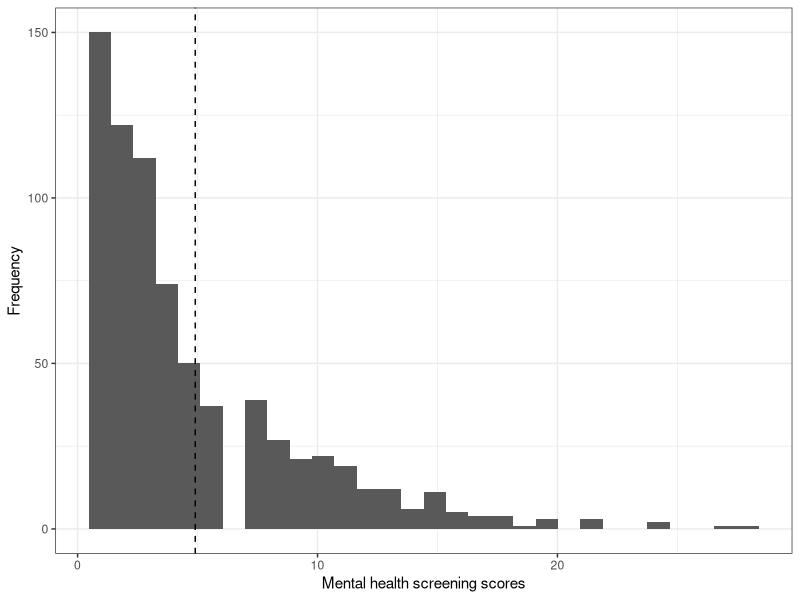
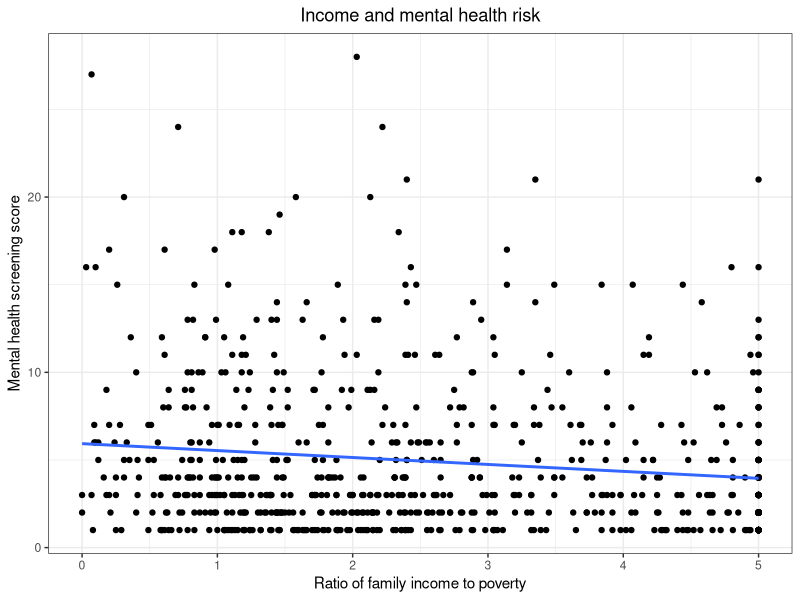
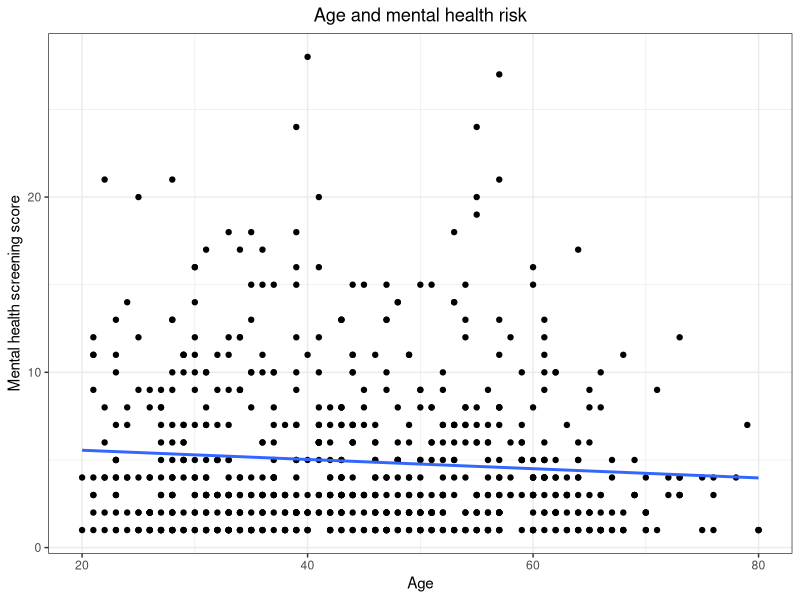
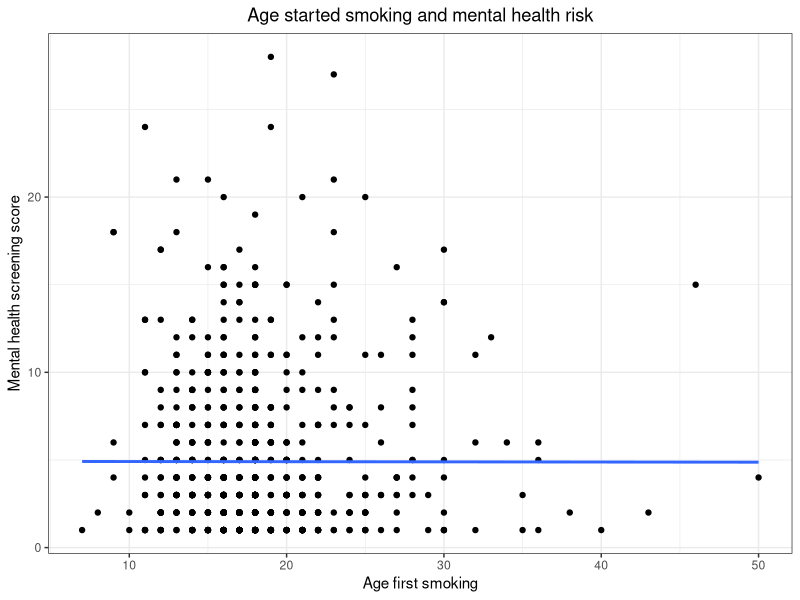
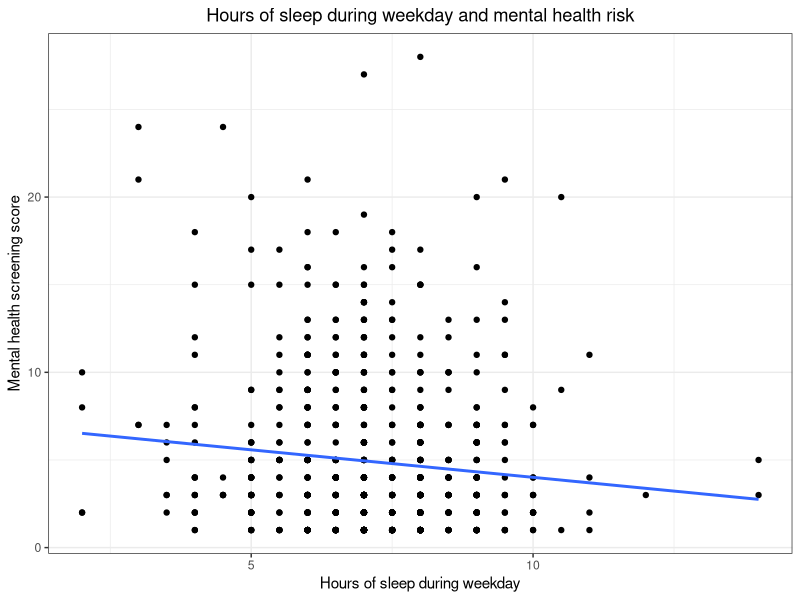
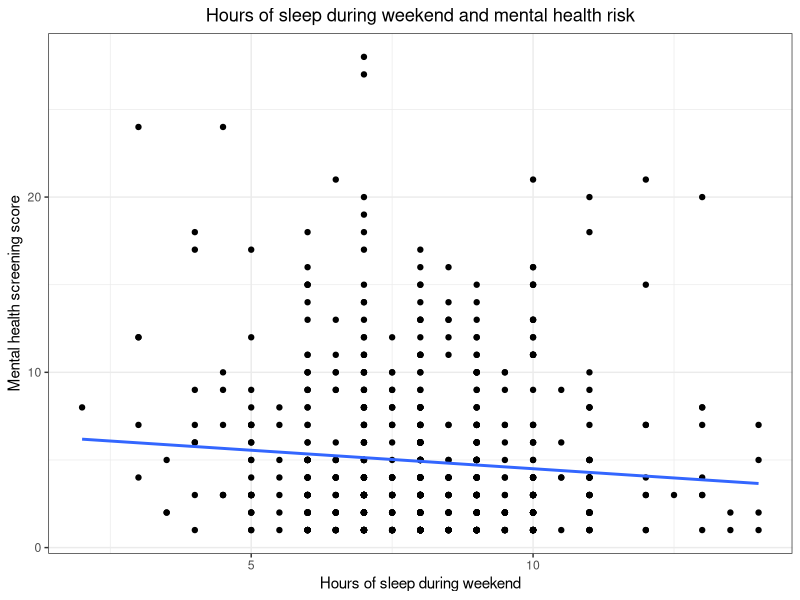
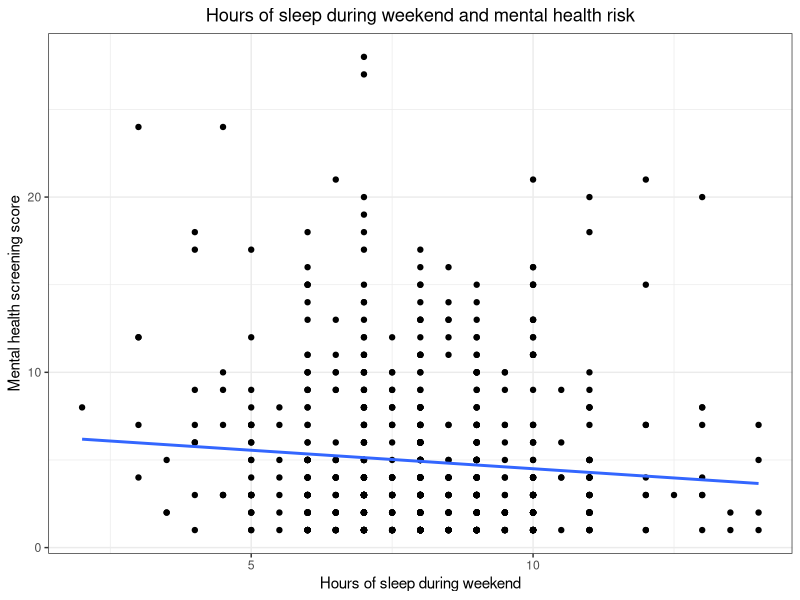
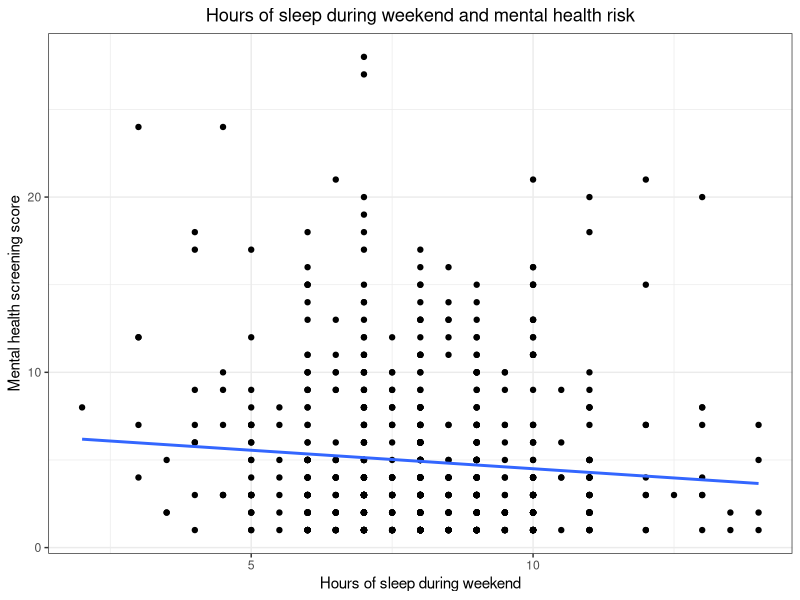

The R script that drew these images, in order: (Note: this script raises an error after producing the figures.)
# load libraries
library(kableExtra)                     # for printing tables
library(cowplot)                        # for side by side plots
library(tidyverse)

# read in the cleaned data
nhanes_train = read_csv("data/clean/nhanes_train.csv", 
                    col_types = "iififfdffifddfffffffffffffffffffffiifffffff")

# calculate mean mental health score  (4.9)
mean_mh_score = nhanes_train %>%
  summarise(mean(mental_score)) %>%
  pull()

# calculate median case fatality rate (3)
median_mh_score = nhanes_train %>%
  summarise(median(mental_score)) %>%
  pull()

# create histogram of mental health score
histogram = nhanes_train %>%
  ggplot(aes(x = mental_score)) + 
  geom_histogram() +
  geom_vline(xintercept = mean_mh_score,
             linetype = "dashed") +
  labs(x = "Mental health screening scores", 
       y = "Frequency") +
  theme_bw()

# save the histogram
ggsave(filename = "results/mental-health-score-histogram.png", 
       plot = histogram, 
       device = "png", 
       width = 5, 
       height = 3)

# examine relationship between ratio of family income to poverty and mental health risk
p1 = nhanes_train %>%
  ggplot(aes(x = ratio_income, y = mental_score)) +
  geom_point() + 
  geom_smooth(method = "lm", formula = "y~x", se = FALSE) +
  labs(x = "Ratio of family income to poverty", 
       y = "Mental health screening score",
  title = "Income and mental health risk") +
  theme_bw() + 
  theme(plot.title = element_text(hjust = 0.5))

# save p1
ggsave(filename = "results/income-and-mental-health.png", 
       plot = p1, 
       device = "png", 
       width = 5, 
       height = 3)

# examine relationship between age and mental health risk
p2 = nhanes_train %>%
  ggplot(aes(x = age, y = mental_score)) +
  geom_point() + 
  geom_smooth(method = "lm", formula = "y~x", se = FALSE) +
  labs(x = "Age", 
       y = "Mental health screening score",
       title = "Age and mental health risk") +
  theme_bw() + 
  theme(plot.title = element_text(hjust = 0.5))

# save p2
ggsave(filename = "results/age-and-mental-health.png", 
       plot = p2, 
       device = "png", 
       width = 5, 
       height = 3)

# examine relationship between age first started smoking and mental health risk
p3 = nhanes_train %>%
  ggplot(aes(x = age_first_smoke, y = mental_score)) +
  geom_point() + 
  geom_smooth(method = "lm", formula = "y~x", se = FALSE) +
  labs(x = "Age first smoking", 
       y = "Mental health screening score",
       title = "Age started smoking and mental health risk") +
  theme_bw() + 
  theme(plot.title = element_text(hjust = 0.5))

# save p3
ggsave(filename = "results/age-and-mental-health.png", 
       plot = p3, 
       device = "png", 
       width = 5, 
       height = 3)

# examine relationship between sleep during weekday and mental health risk
p4 = nhanes_train %>%
  ggplot(aes(x = sleep_weekday, y = mental_score)) +
  geom_point() + 
  geom_smooth(method = "lm", formula = "y~x", se = FALSE) +
  labs(x = "Hours of sleep during weekday", 
       y = "Mental health screening score",
       title = "Hours of sleep during weekday and mental health risk") +
  theme_bw() + 
  theme(plot.title = element_text(hjust = 0.5))

# save p4
ggsave(filename = "results/age-and-mental-health.png", 
       plot = p4, 
       device = "png", 
       width = 5, 
       height = 3)


# examine relationship between sleep during weekend and mental health risk
p5 = nhanes_train %>%
  ggplot(aes(x = sleep_weekend, y = mental_score)) +
  geom_point() + 
  geom_smooth(method = "lm", formula = "y~x", se = FALSE) +
  labs(x = "Hours of sleep during weekend", 
       y = "Mental health screening score",
       title = "Hours of sleep during weekend and mental health risk") +
  theme_bw() + 
  theme(plot.title = element_text(hjust = 0.5))

# save p5
ggsave(filename = "results/age-and-mental-health.png", 
       plot = p5, 
       device = "png", 
       width = 5, 
       height = 3)

# examine relationship between sleep during weekend and mental health risk
p6 = nhanes_train %>%
  ggplot(aes(x = hours_worked, y = mental_score)) +
  geom_point() + 
  geom_smooth(method = "lm", formula = "y~x", se = FALSE) +
  labs(x = "Number of hours worked last week", 
       y = "Mental health screening score",
       title = "Number of work hours and mental health risk") +
  theme_bw() + 
  theme(plot.title = element_text(hjust = 0.5))

# save p6
ggsave(filename = "results/age-and-mental-health.png", 
       plot = p5, 
       device = "png", 
       width = 5, 
       height = 3)

# examine relationship between sleep during weekend and mental health risk
p7 = nhanes_train %>%
  ggplot(aes(x = min_sedentary, y = mental_score)) +
  geom_point() + 
  geom_smooth(method = "lm", formula = "y~x", se = FALSE) +
  labs(x = "Minutes of sedentary activity", 
       y = "Mental health screening score",
       title = "Hours of sleep during weekend and mental health risk") +
  theme_bw() + 
  theme(plot.title = element_text(hjust = 0.5))

# save p7
ggsave(filename = "results/age-and-mental-health.png", 
       plot = p5, 
       device = "png", 
       width = 5, 
       height = 3)


# examine relationship between gender and mental health risk
p8 = nhanes_train %>%
  ggplot(aes(x = female, y = mental_score, fill = female)) + 
  geom_boxplot() +
  labs(x = "Gender", 
       y = "Mental health screening score") + 
  theme_bw() + theme(legend.position = "none")

# save p8
ggsave(filename = "results/gender-and-mental-health.png", 
       plot = p8, 
       device = "png", 
       width = 5, 
       height = 3)

# examine relationship between gender and mental health risk (some dif)
p8 = nhanes_train %>%
  ggplot(aes(x = female, y = mental_score, fill = female)) + 
  geom_boxplot() +
  labs(x = "Gender", 
       y = "Mental health screening score") + 
  theme_bw() + theme(legend.position = "none")

# save p8
ggsave(filename = "results/gender-and-mental-health.png", 
       plot = p8, 
       device = "png", 
       width = 5, 
       height = 3)

# examine relationship between race/ethnicity and mental health risk (some dif)
p9 = nhanes_train %>%
  ggplot(aes(x = nonhisp_white, y = mental_score, fill = nonhisp_white)) + 
  geom_boxplot() +
  labs(x = "Race/ethnicity", 
       y = "Mental health screening score") + 
  theme_bw() + theme(legend.position = "none")

# save p9
ggsave(filename = "results/gender-and-mental-health.png", 
       plot = p8, 
       device = "png", 
       width = 5, 
       height = 3)

#examine relationship between marriage status and mental health risk (some dif)
p10= nhanes_train %>%
  ggplot(aes(x = never_married, y = mental_score, fill = never_married)) + 
  geom_boxplot() +
  labs(x = "Marriage status", 
       y = "Mental health screening score") + 
  theme_bw() + theme(legend.position = "none")

# save p10
ggsave(filename = "results/gender-and-mental-health.png", 
       plot = p8, 
       device = "png", 
       width = 5, 
       height = 3)

#examine relationship between being born in ths US and mental health risk
p11= nhanes_train %>%
  ggplot(aes(x = born_us, y = mental_score, fill = born_us)) + 
  geom_boxplot() +
  labs(x = "Born in the US", 
       y = "Mental health screening score") + 
  theme_bw() + theme(legend.position = "none")

# save p11
ggsave(filename = "results/gender-and-mental-health.png", 
       plot = p8, 
       device = "png", 
       width = 5, 
       height = 3)

#examine relationship between being education and mental health risk (some dif)
p12= nhanes_train %>%
  ggplot(aes(x = edu_college, y = mental_score, fill = edu_college)) + 
  geom_boxplot() +
  labs(x = "Some college or higher", 
       y = "Mental health screening score") + 
  theme_bw() + theme(legend.position = "none")

# save p12
ggsave(filename = "results/gender-and-mental-health.png", 
       plot = p8, 
       device = "png", 
       width = 5, 
       height = 3)

#examine relationship between smoking and mental health risk (some dif - those who smoke every day)
p13= nhanes_train %>%
  ggplot(aes(x = now_smoke, y = mental_score, fill = now_smoke)) + 
  geom_boxplot() +
  labs(x = "Smoking status", 
       y = "Mental health screening score") + 
  theme_bw() + theme(legend.position = "none")

# save p13
ggsave(filename = "results/gender-and-mental-health.png", 
       plot = p8, 
       device = "png", 
       width = 5, 
       height = 3)

#examine relationship between sleep disorder and mental health risk (some dif - those who told doctor)
p14= nhanes_train %>%
  ggplot(aes(x = dr_sleep, y = mental_score, fill = dr_sleep)) + 
  geom_boxplot() +
  labs(x = "Told doctor about trouble sleeping", 
       y = "Mental health screening score") + 
  theme_bw() + theme(legend.position = "none")

# save p14
ggsave(filename = "results/gender-and-mental-health.png", 
       plot = p8, 
       device = "png", 
       width = 5, 
       height = 3)

#examine relationship between asthma and mental health risk 
p15= nhanes_train %>%
  ggplot(aes(x = told_asthma, y = mental_score, fill = told_asthma)) + 
  geom_boxplot() +
  labs(x = "Told by a doctor to have asthma", 
       y = "Mental health screening score") + 
  theme_bw() + theme(legend.position = "none")

# save p15
ggsave(filename = "results/gender-and-mental-health.png", 
       plot = p8, 
       device = "png", 
       width = 5, 
       height = 3)

#examine relationship between asthma and mental health risk 
p16= nhanes_train %>%
  ggplot(aes(x = told_arthritis, y = mental_score, fill = told_arthritis)) + 
  geom_boxplot() +
  labs(x = "Told by a doctor to have arthritis", 
       y = "Mental health screening score") + 
  theme_bw() + theme(legend.position = "none")

# save p16
ggsave(filename = "results/gender-and-mental-health.png", 
       plot = p8, 
       device = "png", 
       width = 5, 
       height = 3)

#examine relationship between coronary heart disease and mental health risk (no dif)
p17= nhanes_train %>%
  ggplot(aes(x = told_coronary, y = mental_score, fill = told_coronary)) + 
  geom_boxplot() +
  labs(x = "Told by a doctor to have coronary heart disease", 
       y = "Mental health screening score") + 
  theme_bw() + theme(legend.position = "none")

#examine relationship between heart attack and mental health risk (no dif)
p18 = nhanes_train %>%
  ggplot(aes(x = told_attack, y = mental_score, fill = told_attack)) + 
  geom_boxplot() +
  labs(x = "Told by a doctor to have heart attack", 
       y = "Mental health screening score") + 
  theme_bw() + theme(legend.position = "none")

#examine relationship between coronary heart disease and mental health risk (no dif)
p17= nhanes_train %>%
  ggplot(aes(x = told_coronary, y = mental_score, fill = told_coronary)) + 
  geom_boxplot() +
  labs(x = "Told by a doctor to have coronary heart disease", 
       y = "Mental health screening score") + 
  theme_bw() + theme(legend.position = "none")

#examine relationship between stroke and mental health risk (quite a big dif)
p19 = nhanes_train %>%
  ggplot(aes(x = told_stroke, y = mental_score, fill = told_stroke)) + 
  geom_boxplot() +
  labs(x = "Told by a doctor to have stroke", 
       y = "Mental health screening score") + 
  theme_bw() + theme(legend.position = "none")
# save p17
ggsave(filename = "results/gender-and-mental-health.png", 
       plot = p8, 
       device = "png", 
       width = 5, 
       height = 3)

#examine relationship between thyroid and mental health risk (some dif)
p20 = nhanes_train %>%
  ggplot(aes(x = told_thyroid, y = mental_score, fill = told_thyroid)) + 
  geom_boxplot() +
  labs(x = "Told by a doctor to have thyroid problem", 
       y = "Mental health screening score") + 
  theme_bw() + theme(legend.position = "none")

# save p20
ggsave(filename = "results/gender-and-mental-health.png", 
       plot = p8, 
       device = "png", 
       width = 5, 
       height = 3)


#examine relationship between stroke and mental health risk (a little dif)
p21 = nhanes_train %>%
  ggplot(aes(x = told_cancer, y = mental_score, fill = told_cancer)) + 
  geom_boxplot() +
  labs(x = "Told by a doctor to have cancer", 
       y = "Mental health screening score") + 
  theme_bw() + theme(legend.position = "none")

# save p21
ggsave(filename = "results/gender-and-mental-health.png", 
       plot = p8, 
       device = "png", 
       width = 5, 
       height = 3)

#examine relationship between being told by doctor to lose weight and mental health risk (a little dif)
p22 = nhanes_train %>%
  ggplot(aes(x = told_weight, y = mental_score, fill = told_weight)) + 
  geom_boxplot() +
  labs(x = "Told by a doctor to lose weight", 
       y = "Mental health screening score") + 
  theme_bw() + theme(legend.position = "none")

# save p22
ggsave(filename = "results/gender-and-mental-health.png", 
       plot = p8, 
       device = "png", 
       width = 5, 
       height = 3)


#examine relationship between being told by doctor to exercise and mental health risk (a little dif)
p23 = nhanes_train %>%
  ggplot(aes(x = told_exe, y = mental_score, fill = told_exe)) + 
  geom_boxplot() +
  labs(x = "Told by a doctor to exercise", 
       y = "Mental health screening score") + 
  theme_bw() + theme(legend.position = "none")

# save p23
ggsave(filename = "results/gender-and-mental-health.png", 
       plot = p8, 
       device = "png", 
       width = 5, 
       height = 3)


#examine relationship between being told by doctor to reduce salt and mental health risk (a little dif)
p24 = nhanes_train %>%
  ggplot(aes(x = told_salt, y = mental_score, fill = told_salt)) + 
  geom_boxplot() +
  labs(x = "Told by a doctor to exercise", 
       y = "Mental health screening score") + 
  theme_bw() + theme(legend.position = "none")

# save p24
ggsave(filename = "results/gender-and-mental-health.png", 
       plot = p8, 
       device = "png", 
       width = 5, 
       height = 3)


#examine relationship between being told by doctor to reduce salt and mental health risk (a little dif)
p25 = nhanes_train %>%
  ggplot(aes(x = told_fat, y = mental_score, fill = told_fat)) + 
  geom_boxplot() +
  labs(x = "Told by a doctor to lose fat", 
       y = "Mental health screening score") + 
  theme_bw() + theme(legend.position = "none")

# save p25
ggsave(filename = "results/gender-and-mental-health.png", 
       plot = p8, 
       device = "png", 
       width = 5, 
       height = 3)


#examine relationship between now try to control weight and mental health risk 
p26 = nhanes_train %>%
  ggplot(aes(x = now_lose_weight, y = mental_score, fill = now_lose_weight)) + 
  geom_boxplot() +
  labs(x = "Now lose weight", 
       y = "Mental health screening score") + 
  theme_bw() + theme(legend.position = "none")

# save p26
ggsave(filename = "results/gender-and-mental-health.png", 
       plot = p8, 
       device = "png", 
       width = 5, 
       height = 3)

#examine relationship between now try to increase exercise and mental health risk (no dif)
p27 = nhanes_train %>%
  ggplot(aes(x = now_increase_ex, y = mental_score, fill = now_increase_ex)) + 
  geom_boxplot() +
  labs(x = "Now increase exercise", 
       y = "Mental health screening score") + 
  theme_bw() + theme(legend.position = "none")

# save p27
ggsave(filename = "results/gender-and-mental-health.png", 
       plot = p8, 
       device = "png", 
       width = 5, 
       height = 3)

#examine relationship between now try to reduce salt and mental health risk 
p28 = nhanes_train %>%
  ggplot(aes(x = now_reduce_salt, y = mental_score, fill = now_reduce_salt)) + 
  geom_boxplot() +
  labs(x = "Now reduce salt", 
       y = "Mental health screening score") + 
  theme_bw() + theme(legend.position = "none")

# save p28
ggsave(filename = "results/gender-and-mental-health.png", 
       plot = p8, 
       device = "png", 
       width = 5, 
       height = 3)

#examine relationship between now try to reduce fat and mental health risk (some dif)
p29 = nhanes_train %>%
  ggplot(aes(x = now_reduce_fat, y = mental_score, fill = now_reduce_fat)) + 
  geom_boxplot() +
  labs(x = "Now reduce fat", 
       y = "Mental health screening score") + 
  theme_bw() + theme(legend.position = "none")

# save p29
ggsave(filename = "results/gender-and-mental-health.png", 
       plot = p8, 
       device = "png", 
       width = 5, 
       height = 3)

#examine relationship between weight self-perception and mental health risk (some dif)
p30 = nhanes_train %>%
  ggplot(aes(x = weight_self_percept, y = mental_score, 
             fill = weight_self_percept)) + 
  geom_boxplot() +
  labs(x = "Weight perception", 
       y = "Mental health screening score") + 
  theme_bw() + theme(legend.position = "none")

#examine relationship between weight self-perception and mental health risk (some dif)
p31 = nhanes_train %>%
  ggplot(aes(x = want_lose_weight, y = mental_score, 
             fill = want_lose_weight)) + 
  geom_boxplot() +
  labs(x = "Like to weigh more, less or the same", 
       y = "Mental health screening score") + 
  theme_bw() + theme(legend.position = "none")
# save p29
ggsave(filename = "results/gender-and-mental-health.png", 
       plot = p8, 
       device = "png", 
       width = 5, 
       height = 3)
# create a heatmap of case fatality rate across the U.S.
p = map_data("county") %>%
  as_tibble() %>% 
  left_join(case_data %>% 
              rename(region = state, 
                     subregion = county,
                     `Case Fatality Rate` = case_fatality_rate) %>% 
              mutate(region = str_to_lower(region), 
                     subregion = str_to_lower(subregion)), 
            by = c("region", "subregion")) %>%
  ggplot() + 
  geom_polygon(data=map_data("state"), 
               aes(x=long, y=lat, group=group),
               color="black", fill=NA,  size = 1, alpha = .3) + 
  geom_polygon(aes(x=long, y=lat, group=group, fill = `Case Fatality Rate`),
               color="darkblue", size = .1) +
  scale_fill_gradient(low = "blue", high = "red") +
  theme_void()

ggsave(filename = "results/response-map.png", 
       plot = p, 
       device = "png", 
       width = 7, 
       height = 4)
